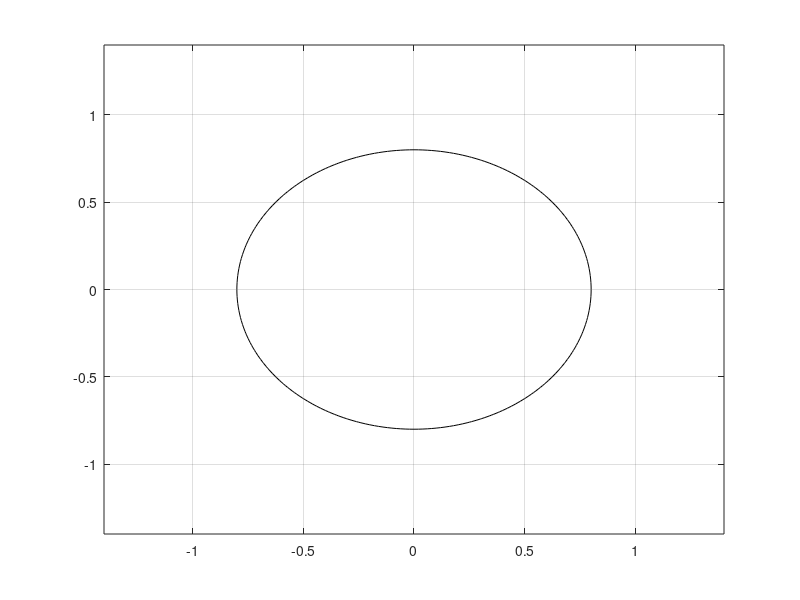

Write MATLAB code to recreate this figure. (Note: this script raises an error after producing the figure.)
% This should reach an equilibrium when forces cancel out
% involves mean curvature and chem eq from notes #14
velocityS = 1;
a   =   -1.4; b =1.4; c= -1.4; d = 1.4;
dx  =   .02;
dt  =   dx^2/8;
xV  = (a:dx:b)';
yV  = (c:dx:d)';
fT  =  .0002;
pTime = fT/4;
crs =   [ 'm', 'r', 'b', 'c', 'k', 'y', 'm', 'y' ];
lgnd =  { 't = 0' };
epsilon = dx;
coordAtom = [0, 0 ];

%%-----------------------------
u0  = zeros( (b-a)/dx +1,(d-c)/dx +1 );
r0  =   u0;

for cnt = 1:(d-c)/dx +1
%    u0( :,cnt ) = max( abs(xV)-.5, abs(yV(cnt)) - .5 );  % .5 diamond
%    u0( :,cnt ) = max( abs(xV)-1.5, abs(yV(cnt)) - 1.5 );  %1.5 diamond
 u0( :,cnt ) = xV.^2 + yV(cnt)^2 - .8^2;
%     if(cnt< (b-a)/dx/2 )
%         u0( :,cnt ) = max( abs(xV)-.5, abs(yV(cnt)) - .5 );
%     else
%         u0( :,cnt ) = xV.^2 + yV(cnt)^2 - .5^2;
%     end
r0( :,cnt ) =  sqrt(( xV-coordAtom(1) ).^2 + (yV(cnt) - coordAtom(2))^2 );
     
end
u = padarray(u0, [1 1], 0 );
u(:,1) = 2*u(:,2)- u(:,3); u(:,end)= 2*u(:,end-1) - u(:,end-2);
u(1,:) = 2*u(2,:) - u(3,:); u(end,:)= 2*u(end-1,:) - u(end-2,:);

rI12m6    =   min((1./r0).^12 - (1./r0).^6, 150 );


figure(2); contour( xV, yV,u0', [0 0], 'k' );grid; hold on;

for t = dt:dt:fT
   
      
    
   %% MEAN CURVATURE SET-UP 
    ux      =   ( u( 3:end,  2:end-1) - u(1:end-2, 2:end-1) )/(2*dx);
    uy      =   ( u( 2:end-1,3:end)   - u(2:end-1, 1:end-2) )/(2*dx);
    uxx     =   ( u( 3:end,  2:end-1 )- 2*u(2:end-1,2:end-1) + u(1:end-2, 2:end-1) )/(dx^2);
    uyy     =   ( u( 2:end-1,3:end)   - 2*u(2:end-1,2:end-1) + u(2:end-1,1:end-2) )/(dx^2);
    uxy     =   (u(3:end,3:end) - u(3:end,1:end-2) - u(1:end-2,3:end) + u(1:end-2,1:end-2))/(4*dx^2);
    cTerm   =   (ux.^2 .* uxx) + 2*( ux.*uy.*uxy ) + (uy.^2 .* uyy );
    gradM2  =   ux.^2 + uy.^2 + eps; 
    mcA     =   (uxx + uyy - cTerm./gradM2);
    
    %%Amount due to radius from the Atom
    bdX     = (u(2:end-1,2:end-1)-u(1:end-2,2:end-1))/dx;
    fdX     = (u(3:end  ,2:end-1)-u(2:end-1,2:end-1))/dx;
    bdY     = (u(2:end-1,2:end-1)-u(2:end-1, 1:end-2  ))/dx;
    fdY     = (u(2:end-1,3:end)-u(2:end-1, 2:end-1))/dx;

    adX     =   (bdX>=0 & fdX>=0).* bdX + ...
                (bdX<0  & fdX<0 ).* fdX + ...
                (bdX>0  & fdX<0 ).* max( abs(bdX), abs(fdX))+...
                (bdX<0  & fdX>0 ).* bdX *0;

    adY     =   (bdY>=0 & fdY>=0).* bdY + ...
                (bdY<0  & fdY<0 ).* fdY + ...
                (bdY>0  & fdY<0 ).* max( abs(bdY), abs(fdY))+...
                (bdY<0  & fdY>0 ).* bdY *0;
    
    if velocityS == 1
        d0      =    sweepDist( u,dx, 2 );
        rI12m6Swept = sweepVelocity( rI12m6, d0(2:end-1,2:end-1), dx,5);
    else 
        rI12m6Swept = rI12m6;
    end
            
    rAmount =   -1*sqrt(adX.^2+adY.^2) .* (rI12m6Swept );
    
    
    %%now step in time
    u(2:end-1, 2:end-1) =   u(2:end-1, 2:end-1) + dt * (mcA +rAmount);  
    
    u(:,1) = 2*u(:,2)- u(:,3); u(:,end)= 2*u(:,end-1) - u(:,end-2);
    u(1,:) = 2*u(2,:) - u(3,:); u(end,:)= 2*u(end-1,:) - u(end-2,:);

    if (mod( t, pTime) == 0 )
        contour( xV, yV,u(2:end-1, 2:end-1)', [0 0], crs( round(t/pTime ))  );
        lgnd = [ lgnd; ['t = ',num2str( t ) ]];
    end

end
u = u(2:end-1, 2:end-1);
%%use secant method to estimate zero ( valid when symettric
% secCurve =  u( :, (size( u,2)-1)/2 + 1 );
% posToNeg = find( ( secCurve(1:end-1) > 0 ) & ( secCurve(2:end)<0 ) );
% uP  = secCurve( posToNeg );
% uN  = secCurve( posToNeg + 1 );
% xP  = xV( posToNeg );
% xN  = xV( posToNeg + 1 );
% xRad = xP - (uP)* (xN-xP )/(uN-uP);

% legend( lgnd );title( ['Integrated R = ',num2str( sqrt( .5^2 - fT*2) )] );
% xlabel( ['Final Radius from secant method: ', num2str( abs(xRad) ) ] );
hold off;


figure(1); mesh(xV, yV,u0');
title( 'u(x,0)' );xlabel( 'x-axis');ylabel( 'y-axis');

figure(3); mesh(xV, yV,u');
title( [ 'u(x, ', num2str( fT ), ' )' ] );xlabel( 'x-axis');ylabel( 'y-axis');